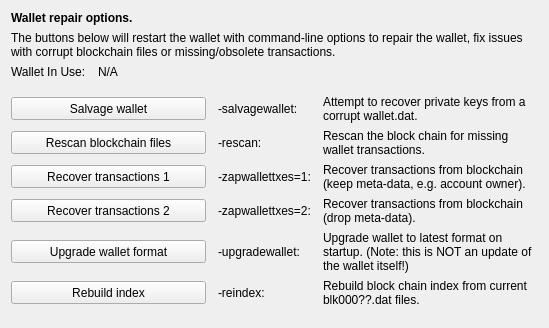
     <widget class="QWidget" name="tab_repair">
      <attribute name="title">
       <string>&amp;Wallet Repair</string>
      </attribute>
      <layout class="QGridLayout" name="gridLayout_4" columnstretch="0,1,0,2">
       <property name="horizontalSpacing">
        <number>12</number>
       </property>
       <item row="0" column="0" colspan="4">
        <widget class="QLabel" name="label_repair_header">
         <property name="font">
          <font>
           <weight>75</weight>
           <bold>true</bold>
          </font>
         </property>
         <property name="text">
          <string>Wallet repair options.</string>
         </property>
        </widget>
       </item>
       <item row="1" column="0" colspan="4">
        <widget class="QLabel" name="label_repair_helptext">
         <property name="font">
          <font>
           <weight>50</weight>
           <bold>false</bold>
          </font>
         </property>
         <property name="text">
          <string>The buttons below will restart the wallet with command-line options to repair the wallet, fix issues with corrupt blockchain files or missing/obsolete transactions.</string>
         </property>
         <property name="wordWrap">
          <bool>true</bool>
         </property>
        </widget>
       </item>
       <item row="2" column="0">
        <widget class="QLabel" name="wallet_path_label">
         <property name="text">
          <string>Wallet In Use:</string>
         </property>
        </widget>
       </item>
       <item row="2" column="1" colspan="3">
        <widget class="QLabel" name="wallet_path">
         <property name="cursor">
          <cursorShape>IBeamCursor</cursorShape>
         </property>
         <property name="text">
          <string>N/A</string>
         </property>
         <property name="textFormat">
          <enum>Qt::PlainText</enum>
         </property>
         <property name="textInteractionFlags">
          <set>Qt::LinksAccessibleByMouse|Qt::TextSelectableByKeyboard|Qt::TextSelectableByMouse</set>
         </property>
        </widget>
       </item>
       <item row="3" column="0">
        <spacer name="verticalSpacer_repair1">
         <property name="orientation">
          <enum>Qt::Vertical</enum>
         </property>
         <property name="sizeHint" stdset="0">
          <size>
           <width>10</width>
           <height>10</height>
          </size>
         </property>
        </spacer>
       </item>
       <item row="4" column="0" colspan="2">
        <widget class="QPushButton" name="btn_salvagewallet">
         <property name="minimumSize">
          <size>
           <width>100</width>
           <height>23</height>
          </size>
         </property>
         <property name="text">
          <string>Salvage wallet</string>
         </property>
        </widget>
       </item>
       <item row="4" column="2">
        <widget class="QLabel" name="label_repair_salvage_command">
         <property name="text">
          <string notr="true">-salvagewallet:</string>
         </property>
        </widget>
       </item>
       <item row="4" column="3">
        <widget class="QLabel" name="label_repair_salvage">
         <property name="text">
          <string>Attempt to recover private keys from a corrupt wallet.dat.</string>
         </property>
         <property name="wordWrap">
          <bool>true</bool>
         </property>
        </widget>
       </item>
       <item row="5" column="0" colspan="2">
        <widget class="QPushButton" name="btn_rescan">
         <property name="minimumSize">
          <size>
           <width>100</width>
           <height>23</height>
          </size>
         </property>
         <property name="text">
          <string>Rescan blockchain files</string>
         </property>
        </widget>
       </item>
       <item row="5" column="2">
        <widget class="QLabel" name="label_repair_rescan_command">
         <property name="text">
          <string notr="true">-rescan:</string>
         </property>
        </widget>
       </item>
       <item row="5" column="3">
        <widget class="QLabel" name="label_repair_rescan">
         <property name="text">
          <string>Rescan the block chain for missing wallet transactions.</string>
         </property>
         <property name="wordWrap">
          <bool>true</bool>
         </property>
        </widget>
       </item>
       <item row="6" column="0" colspan="2">
        <widget class="QPushButton" name="btn_zapwallettxes1">
         <property name="minimumSize">
          <size>
           <width>100</width>
           <height>23</height>
          </size>
         </property>
         <property name="text">
          <string>Recover transactions 1</string>
         </property>
        </widget>
       </item>
       <item row="6" column="2">
        <widget class="QLabel" name="label_repair_zap1_command">
         <property name="text">
          <string notr="true">-zapwallettxes=1:</string>
         </property>
        </widget>
       </item>
       <item row="6" column="3">
        <widget class="QLabel" name="label_repair_zap1">
         <property name="text">
          <string>Recover transactions from blockchain (keep meta-data, e.g. account owner).</string>
         </property>
         <property name="wordWrap">
          <bool>true</bool>
         </property>
        </widget>
       </item>
       <item row="7" column="0" colspan="2">
        <widget class="QPushButton" name="btn_zapwallettxes2">
         <property name="minimumSize">
          <size>
           <width>100</width>
           <height>23</height>
          </size>
         </property>
         <property name="text">
          <string>Recover transactions 2</string>
         </property>
        </widget>
       </item>
       <item row="7" column="2">
        <widget class="QLabel" name="label_repair_zap2_command">
         <property name="text">
          <string notr="true">-zapwallettxes=2:</string>
         </property>
        </widget>
       </item>
       <item row="7" column="3">
        <widget class="QLabel" name="label_repair_zap2">
         <property name="text">
          <string>Recover transactions from blockchain (drop meta-data).</string>
         </property>
         <property name="wordWrap">
          <bool>true</bool>
         </property>
        </widget>
       </item>
       <item row="8" column="0" colspan="2">
        <widget class="QPushButton" name="btn_upgradewallet">
         <property name="minimumSize">
          <size>
           <width>100</width>
           <height>23</height>
          </size>
         </property>
         <property name="text">
          <string>Upgrade wallet format</string>
         </property>
        </widget>
       </item>
       <item row="8" column="2">
        <widget class="QLabel" name="label_repair_upgrade_command">
         <property name="text">
          <string notr="true">-upgradewallet:</string>
         </property>
        </widget>
       </item>
       <item row="8" column="3">
        <widget class="QLabel" name="label_repair_upgrade">
         <property name="text">
          <string>Upgrade wallet to latest format on startup. (Note: this is NOT an update of the wallet itself!)</string>
         </property>
         <property name="wordWrap">
          <bool>true</bool>
         </property>
        </widget>
       </item>
       <item row="9" column="0" colspan="2">
        <widget class="QPushButton" name="btn_reindex">
         <property name="minimumSize">
          <size>
           <width>100</width>
           <height>23</height>
          </size>
         </property>
         <property name="text">
          <string>Rebuild index</string>
         </property>
        </widget>
       </item>
       <item row="9" column="2">
        <widget class="QLabel" name="label_repair_reindex_command">
         <property name="text">
          <string notr="true">-reindex:</string>
         </property>
        </widget>
       </item>
       <item row="9" column="3">
        <widget class="QLabel" name="label_repair_reindex">
         <property name="text">
          <string>Rebuild block chain index from current blk000??.dat files.</string>
         </property>
         <property name="wordWrap">
          <bool>true</bool>
         </property>
        </widget>
       </item>
       <item row="10" column="0">
        <spacer name="verticalSpacer_repair2">
         <property name="orientation">
          <enum>Qt::Vertical</enum>
         </property>
         <property name="sizeHint" stdset="0">
          <size>
           <width>20</width>
           <height>10</height>
          </size>
         </property>
        </spacer>
       </item>
      </layout>
     </widget>
